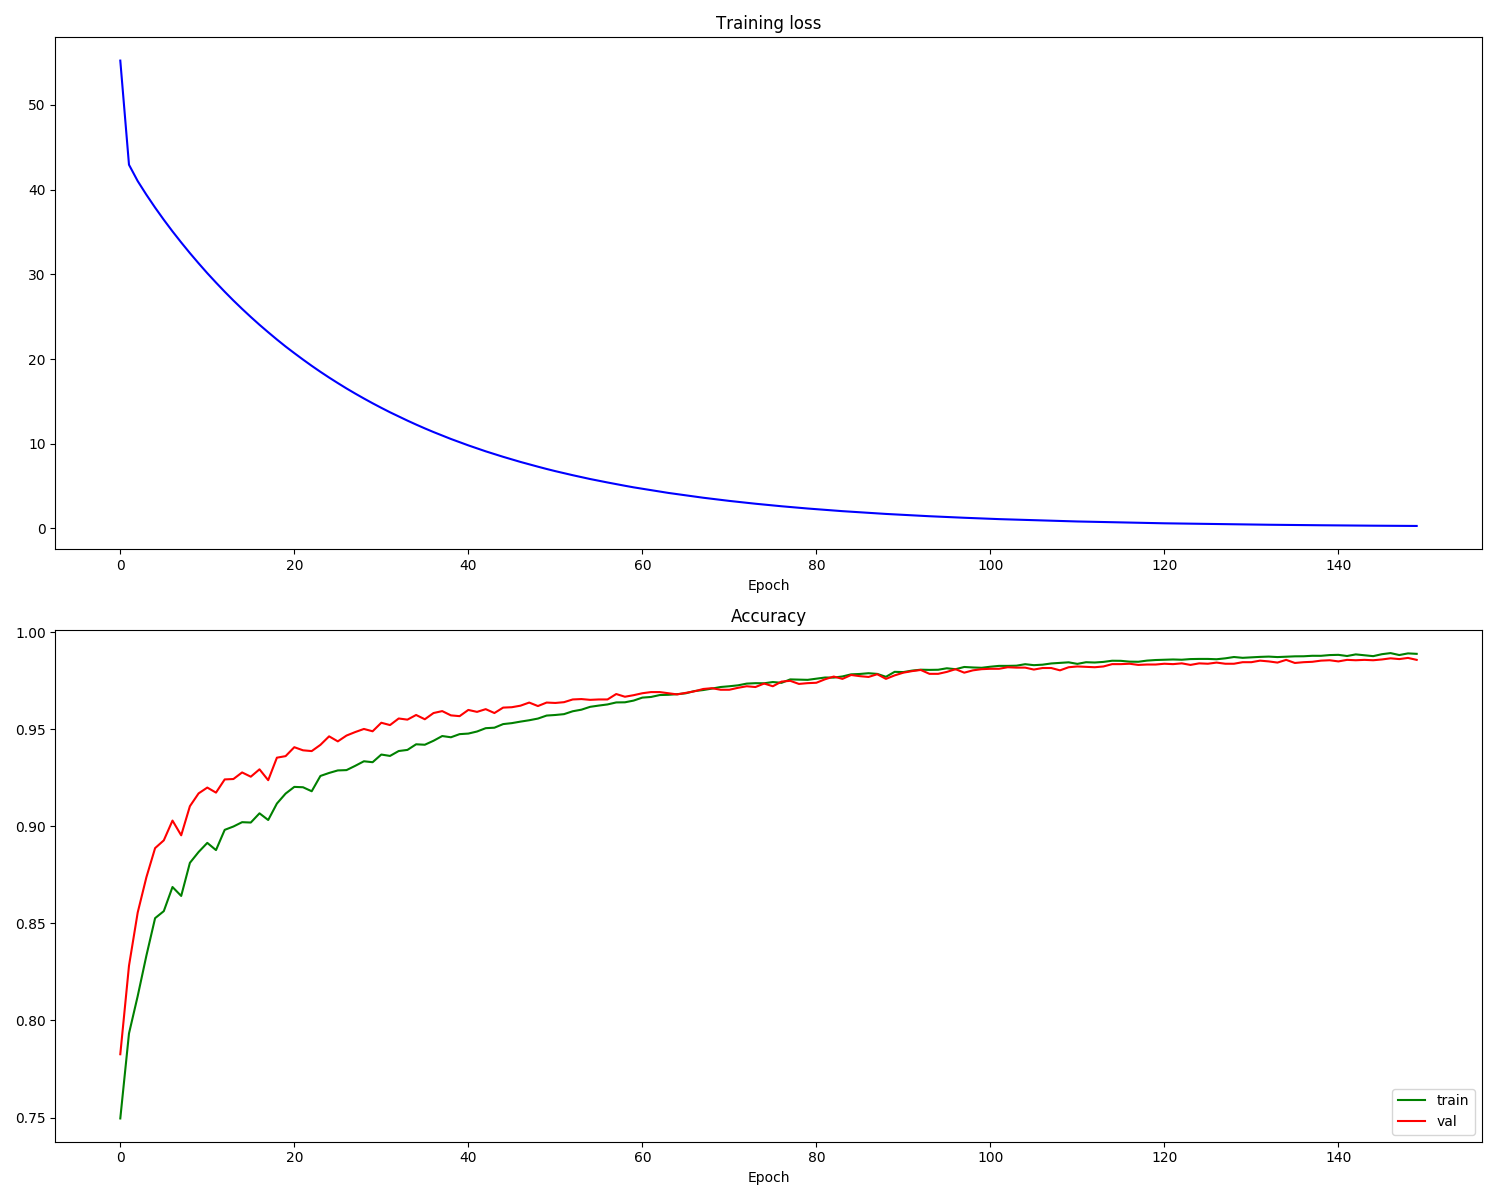

This figure's Python source:
from keras.datasets import mnist
import numpy as np
import matplotlib.pyplot as plt
import tensorflow as tf
import matplotlib.gridspec as gridspec
(X_train, y_train), (X_test, y_test) = mnist.load_data()

X_train = X_train.reshape(
    X_train.shape[0], X_train.shape[1] * X_train.shape[2])
# print(X_train.shape)
X_test = X_test.reshape(X_test.shape[0], X_test.shape[1] * X_test.shape[2])

y_train = (np.arange(10) == y_train[:, None]).astype(int)
y_test = (np.arange(10) == y_test[:, None]).astype(int)
# print(y_train.shape)

X_test, X_val = X_test[:5000], X_test[5000:]
y_test, y_val = y_test[:5000], y_test[5000:]

X_train = X_train / 255
X_val = X_val / 255
X_test = X_test / 255


# Visualize some examples from the dataset.
# We show a few examples of training images from each class.
classes = list(range(10))
num_classes = len(classes)
samples_per_class = 7
for y, cls in enumerate(classes):
    idxs = np.flatnonzero(y == np.argmax(y_train, axis=1))  # 1代表行
    idxs = np.random.choice(idxs, samples_per_class,
                            replace=False)  # 随机抽7张该类图片
    for i, idx in enumerate(idxs):
        plt_idx = i * num_classes + y + 1  # 将同一类图片显示在同一列
        plt.subplot(samples_per_class, num_classes, plt_idx)
        image = X_train[idx].reshape((28, 28))
        plt.imshow(image, cmap='gray_r')
#         print(image)
        plt.axis('off')
        if i == 0:
            plt.title(cls)
plt.show()

# Create the model
x = tf.placeholder(tf.float32, [None, 784])
# W_1 = tf.Variable(tf.zeros([784, 128]))
#第一层
W_1 = tf.get_variable(
    'W_1', [784, 100], initializer=tf.random_normal_initializer())
# b_1 = tf.Variable(tf.zeros([128]))
b_1 = tf.get_variable('b_1', [100], initializer=tf.random_normal_initializer())
a_1 = tf.matmul(x, W_1) + b_1
z_1 = tf.nn.relu(a_1)

#第二层
# W_2 = tf.Variable(tf.zeros([128, 10]))
W_2 = tf.get_variable(
    'W_2', [100, 100], initializer=tf.random_normal_initializer())
# b_2 = tf.Variable(tf.zeros([10]))
b_2 = tf.get_variable('b_2', [100], initializer=tf.random_normal_initializer())
a_2 = tf.matmul(z_1, W_2) + b_2
z_2 = tf.nn.relu(a_2)

#第三层
# W_3 = tf.Variable(tf.zeros([64, 10]))
W_3 = tf.get_variable(
    'W_3', [100, 10], initializer=tf.random_normal_initializer())
# b_3 = tf.Variable(tf.zeros([10]))
b_3 = tf.get_variable('b_3', [10], initializer=tf.random_normal_initializer())
a_3 = tf.matmul(z_2, W_3) + b_3
# z_3 = tf.nn.softmax(a_3)

# Epoch 149 training loss: 0.29499984558012454, test acc: 0.9664
#reg
reg = 0.001
regularizer = tf.contrib.layers.l2_regularizer(reg)
reg_loss = regularizer(W_1) + regularizer(W_2) + regularizer(W_3)

# Define loss and optimizer
y = tf.placeholder(tf.float32, [None, 10])
loss = tf.reduce_mean(
    tf.nn.softmax_cross_entropy_with_logits(logits=a_3, labels=y)) + reg_loss

train_step = tf.train.GradientDescentOptimizer(0.01).minimize(
    loss)  #
# (num_training,1),预测正确为1，反之为0
correct_prediction = tf.equal(tf.argmax(a_3, 1), tf.argmax(y, 1))
# tf.int32 注意tf.int32会导致，acc算出来一直为0，reduce_mean可能要求输入为浮点数
accuracy_op = tf.reduce_mean(tf.cast(correct_prediction, tf.float32))
init_op = tf.global_variables_initializer()


batch_size = 32
num_epoch = 150
with tf.Session() as sess:
    sess.run(init_op)
    num_train = X_train.shape[0]
    num_batch = int(num_train/batch_size) + 1  # 整除的情况下会多跑一个batch，不过这影响不大。
    loss_history = []
    val_acc_history = []
    train_acc_history = []
    for epoch in range(num_epoch):
        avg_cost = 0
        for batch_idx in range(num_batch):
            batch_mask = np.random.choice(num_train, batch_size)
            X_batch = X_train[batch_mask]
            y_batch = y_train[batch_mask]
            _, c = sess.run([train_step, loss], feed_dict={
                            x: X_batch, y: y_batch})
            avg_cost += c / num_batch

        loss_history.append(avg_cost)
        acc = sess.run(accuracy_op, feed_dict={x: X_train, y: y_train})
        train_acc_history.append(acc)
        acc = sess.run(accuracy_op, feed_dict={x: X_val, y: y_val})
        val_acc_history.append(acc)
        #evaluate
        acc = sess.run(accuracy_op, feed_dict={x: X_test, y: y_test})
        print("Epoch %s training loss: %s, test acc: %s" %
              (epoch, avg_cost, acc))

    print('Test some samples')
    fig = plt.figure(figsize=(8, 8))
    gs = gridspec.GridSpec(7, 10)
    gs.update(wspace=0.035, hspace=0.1)  # set the spacing between axes.
    for y_, cls in enumerate(classes):
        idxs = np.flatnonzero(y_ == np.argmax(y_test, axis=1))  # 1代表行
        idxs = np.random.choice(idxs, samples_per_class,
                                replace=False)  # 随机抽7张该类图片
        for i, idx in enumerate(idxs):
            plt_idx = i * num_classes + y_
            ax = plt.subplot(gs[plt_idx])
            ax.axis('off')
            plt.imshow(X_test[idx].reshape((28, 28)))
            # 返回的是numpy.ndarray
            pred = sess.run(a_3, feed_dict={x: np.array([X_test[idx]])})
            pred = np.argmax(pred, axis=1)[0]
            plt.title('pred:' + str(pred))
    plt.show()

print('plot...')
# Run this cell to visualize training loss and train / val accuracy
plt.figure(figsize=(9, 9))
plt.subplot(2, 1, 1)
# plt.plot(list(range(num_epoch)),loss_history,'b')#bo为点图，b为线图
plt.title('Training loss')
plt.plot(loss_history, 'b')
plt.xlabel('Epoch')

plt.subplot(2, 1, 2)
plt.title('Accuracy')
plt.plot(train_acc_history, 'g', label='train')
plt.plot(val_acc_history, 'r', label='val')
#     plt.plot([0.5] * len(val_acc_history), 'k--')
plt.xlabel('Epoch')
plt.legend(loc='lower right')
plt.gcf().set_size_inches(15, 12)
plt.show()
